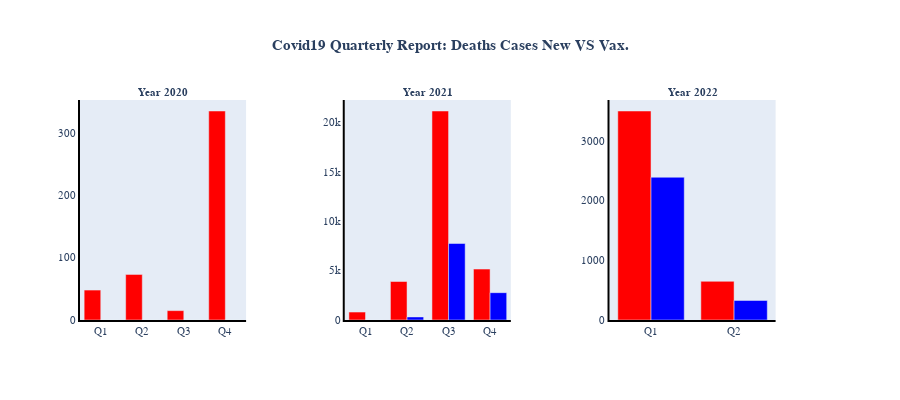

This figure's notebook cell:
### Code cell
fig = make_subplots(rows=1, cols=3, specs=[[{'secondary_y': True}, {'secondary_y': True},
                                            {'secondary_y': True}]],
                    
subplot_titles=('<b>Year 2020</b>',
                '<b>Year 2021</b>',
                '<b>Year 2022</b>'))
#Graph 1
fig.append_trace(go.Bar(x = q_graph_2020['Year'], y = q_graph_2020['Death Cases'],
                        name='Death Cases',marker_color='red'),row=1, col=1)
fig.append_trace(go.Bar(x = q_graph_2020['Year'], y = q_graph_2020['Deaths Vax.'],
                        name='Deaths Vax.',marker_color='blue'),row=1, col=1)
#Graph 2
fig.append_trace(go.Bar(x = q_graph_2021['Year'], y = q_graph_2021['Death Cases'],
                        name='Death Cases',marker_color='red'),row=1, col=2)
fig.append_trace(go.Bar(x = q_table_2021['Year'], y = q_graph_2021['Deaths Vax.'],
                        name='Deaths Vax.',marker_color='blue'),row=1, col=2)
#Graph 3
fig.append_trace(go.Bar(x = q_graph_2022['Year'], y = q_graph_2022['Death Cases'],
                        name='Death Cases',marker_color='red'),row=1, col=3)
fig.append_trace(go.Bar(x = q_graph_2022['Year'], y = q_graph_2022['Deaths Vax.'],
                        name='Deaths Vax.',marker_color='blue'),row=1, col=3)

#Update Fonts & Size
fig.update_annotations(font=dict(family="Helvetica", size=11))
fig.update_layout(font=dict(family="Helvetica", size=11))
fig.update_layout(height=400,showlegend=False,
                  title_text='<b>Covid19 Quarterly Report: Deaths Cases New VS Vax.</b>',
                  title_x=0.5)
fig.update_xaxes(showgrid=False, zeroline=False, showline=True, linewidth=2, linecolor='black')
fig.update_yaxes(showgrid=False, zeroline=False, showline=True, linewidth=2, linecolor='black')

#Plotting the graph
fig.show()

### Figure 1 — Plotly figure (JSON) as saved in the notebook; plotly's stock layout.template omitted (floating-point values rounded to 4 significant figures)
{"data": [{"marker": {"color": "red"}, "name": "Death Cases", "type": "bar", "x": ["Q1", "Q2", "Q3", "Q4"], "xaxis": "x", "y": [48, 73, 15, 335], "yaxis": "y"}, {"marker": {"color": "blue"}, "name": "Deaths Vax.", "type": "bar", "x": ["Q1", "Q2", "Q3", "Q4"], "xaxis": "x", "y": [0, 0, 0, 0], "yaxis": "y"}, {"marker": {"color": "red"}, "name": "Death Cases", "type": "bar", "x": ["Q1", "Q2", "Q3", "Q4"], "xaxis": "x2", "y": [801, 3898, 21162, 5155], "yaxis": "y3"}, {"marker": {"color": "blue"}, "name": "Deaths Vax.", "type": "bar", "x": ["Q1", "Q2", "Q3", "Q4", "Total"], "xaxis": "x2", "y": [1, 309, 7747, 2768], "yaxis": "y3"}, {"marker": {"color": "red"}, "name": "Death Cases", "type": "bar", "x": ["Q1", "Q2"], "xaxis": "x3", "y": [3496, 647], "yaxis": "y5"}, {"marker": {"color": "blue"}, "name": "Deaths Vax.", "type": "bar", "x": ["Q1", "Q2"], "xaxis": "x3", "y": [2388, 327], "yaxis": "y5"}], "layout": {"annotations": [{"font": {"family": "Helvetica", "size": 11}, "showarrow": false, "text": "<b>Year 2020</b>", "x": 0.1122, "xanchor": "center", "xref": "paper", "y": 1, "yanchor": "bottom", "yref": "paper"}, {"font": {"family": "Helvetica", "size": 11}, "showarrow": false, "text": "<b>Year 2021</b>", "x": 0.47, "xanchor": "center", "xref": "paper", "y": 1, "yanchor": "bottom", "yref": "paper"}, {"font": {"family": "Helvetica", "size": 11}, "showarrow": false, "text": "<b>Year 2022</b>", "x": 0.8278, "xanchor": "center", "xref": "paper", "y": 1, "yanchor": "bottom", "yref": "paper"}], "font": {"family": "Helvetica", "size": 11}, "height": 400, "showlegend": false, "title": {"text": "<b>Covid19 Quarterly Report: Deaths Cases New VS Vax.</b>", "x": 0.5}, "xaxis": {"anchor": "y", "domain": [0, 0.2244], "linecolor": "black", "linewidth": 2, "showgrid": false, "showline": true, "zeroline": false}, "xaxis2": {"anchor": "y3", "domain": [0.3578, 0.5822], "linecolor": "black", "linewidth": 2, "showgrid": false, "showline": true, "zeroline": false}, "xaxis3": {"anchor": "y5", "domain": [0.7156, 0.94], "linecolor": "black", "linewidth": 2, "showgrid": false, "showline": true, "zeroline": false}, "yaxis": {"anchor": "x", "domain": [0, 1], "linecolor": "black", "linewidth": 2, "showgrid": false, "showline": true, "zeroline": false}, "yaxis2": {"anchor": "x", "linecolor": "black", "linewidth": 2, "overlaying": "y", "showgrid": false, "showline": true, "side": "right", "zeroline": false}, "yaxis3": {"anchor": "x2", "domain": [0, 1], "linecolor": "black", "linewidth": 2, "showgrid": false, "showline": true, "zeroline": false}, "yaxis4": {"anchor": "x2", "linecolor": "black", "linewidth": 2, "overlaying": "y3", "showgrid": false, "showline": true, "side": "right", "zeroline": false}, "yaxis5": {"anchor": "x3", "domain": [0, 1], "linecolor": "black", "linewidth": 2, "showgrid": false, "showline": true, "zeroline": false}, "yaxis6": {"anchor": "x3", "linecolor": "black", "linewidth": 2, "overlaying": "y5", "showgrid": false, "showline": true, "side": "right", "zeroline": false}}}
